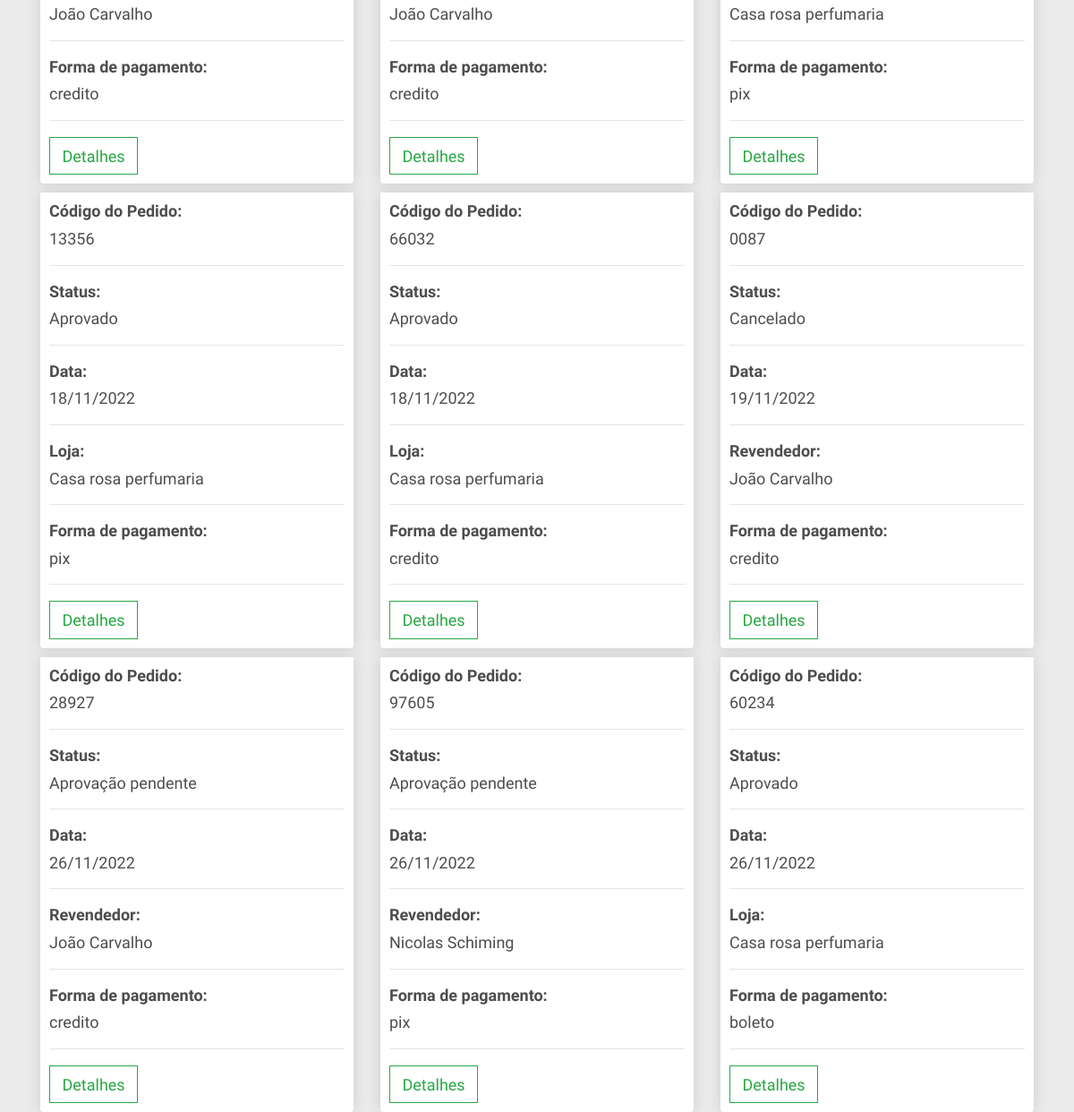
The page /pedidos/ (signed in, lower part) on the database as committed earlier.
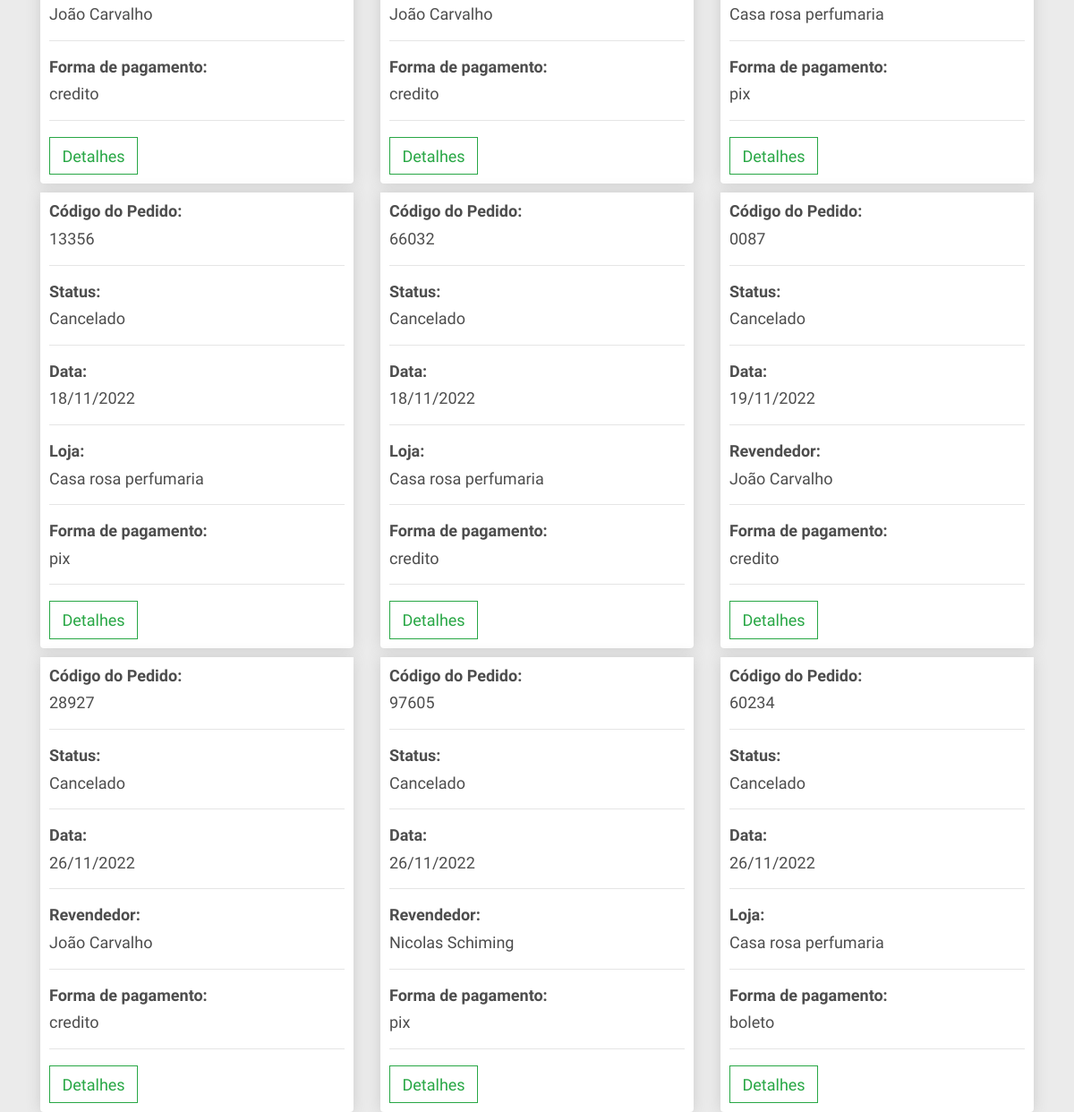
The same page on the database as committed later.
### vendas/models.py (models this page shows, shortened)
class Pedido(models.Model):
    cod_pedido = models.CharField(
        _("código do pedido"), max_length=100, null=True)
    APROV_PEND = "aprovacao_pendente"
    APROVADO = "aprovado"
    ENVIADO = "enviado"
    FINALIZADO = "finalizado"
    CANCELADO = "cancelado"
    opcoes_status = [
        (APROV_PEND, "Aprovação pendente"),
        (APROVADO, "Aprovado"),
        (ENVIADO, "Enviado"),
        (FINALIZADO, "Finalizado"),
        (CANCELADO, "Cancelado")
    ]
    status = models.CharField(choices=opcoes_status,
                              max_length=50, null=True, blank=True, default=APROV_PEND)
    completo = models.BooleanField(default=False)
    data = models.DateTimeField(
        _("data do pedido"), default=timezone.now, null=True, blank=True)
    subtotal = models.FloatField(
        _("valor pré-desconto do pedido"), null=True, blank=True)
    total = models.FloatField(
        _("valor total do pedido"), null=True, blank=True)
    CREDITO = "credito"
    DEBITO = "debito"
    PIX = "pix"
    BOLETO = "boleto"
    opcoes_pagamento = [
        (CREDITO, "Credito"),
        (DEBITO, "Debito"),
        (PIX, "Pix"),
        (BOLETO, "Boleto"),
    ]
    metodo_de_pagamento = models.CharField(
        choices=opcoes_pagamento, max_length=200, null=True, blank=True)
    franquia = models.ForeignKey(Franquia, verbose_name=_(
        "franquia"), on_delete=models.SET_NULL, null=True, blank=True)
    loja = models.ForeignKey(Loja, verbose_name=_(
        "loja"), on_delete=models.SET_NULL, null=True, blank=True)
    revendedor = models.ForeignKey(Revendedor, verbose_name=_(
        "revendedor"), on_delete=models.SET_NULL, null=True, blank=True)

class Loja(models.Model):
    user = models.OneToOneField(User, on_delete=models.CASCADE)
    cnpj = models.CharField(_("CNPJ"), max_length=15, unique=True, blank=True)
    nome = models.CharField(
        _("nome"), max_length=50, blank=True)
    nome_fantasia = models.CharField(
        _("nome fantasia"), max_length=50, blank=True)
    cep = models.CharField(
        _("CEP"), max_length=15, blank=True)
    uf = models.CharField(
        _("UF"), max_length=2, blank=True)
    cidade = models.CharField(
        _("cidade"), max_length=50, blank=True)
    bairro = models.CharField(
        _("bairro"), max_length=50, blank=True)
    logradouro = models.CharField(
        _("logradouro"), max_length=100, blank=True)
    numero = models.CharField(
        _("numero"), max_length=5, blank=True)
    telefone = models.CharField(
        _("telefone"), max_length=30, blank=True)
    is_aprovado = models.BooleanField(_('Aprovado'), default=False)
    franquia = models.ForeignKey(Franquia, verbose_name=_(
        "franquia"), on_delete=models.SET_NULL, null=True, blank=True)
    def __str__(self):
        return self.nome_fantasia

class Revendedor(models.Model):
    user = models.OneToOneField(
        User, on_delete=models.CASCADE)
    nome = models.CharField(_("Nome"), max_length=100, blank=True)
    cpf = models.CharField(_("CPF"), max_length=15, blank=True)
    telefone = models.CharField(_("Telefone"), max_length=15, blank=True)
    cep = models.CharField(
        _("CEP"), max_length=15, blank=True)
    uf = models.CharField(
        _("UF"), max_length=2, blank=True)
    cidade = models.CharField(
        _("cidade"), max_length=50, blank=True)
    bairro = models.CharField(
        _("bairro"), max_length=50, blank=True)
    logradouro = models.CharField(
        _("logradouro"), max_length=100, blank=True)
    numero = models.CharField(
        _("numero"), max_length=5, blank=True)
    datanasc = models.DateField(
        _("Data de nascimento"), auto_now=False, auto_now_add=False, blank=True)
    sexo = models.CharField(_("sexo"), choices=opcoes_sexo,
                            max_length=30, blank=True)
    supervisor = models.ForeignKey(Supervisor, verbose_name=_(
        "supervisor"), on_delete=models.SET_NULL, null=True, blank=True)
    def meta_iniciante():
        return Meta.objects.get(nivel=Meta.INICIANTE)
    meta = models.ForeignKey(
        Meta, on_delete=models.SET_NULL, null=True, blank=True, default=meta_iniciante)
    is_aprovado = models.BooleanField(_('Aprovado'), default=False)
    def __str__(self):
        return self.nome

### vendas/views.py (the view)
# urls.py: path('pedidos/', views.lista_pedidos, name='pedidos'),
@login_required
@user_passes_test(supervisor_franquia_check)
def lista_pedidos(request):
    pedidos = Pedido.objects.all().exclude(completo=False)
    if aprovado_check(request.user):
        return render(request, "vendas/pedidos.html", {'pedidos': pedidos})
    else:
        sweetify.info(request, 'por favor aguarde o cadastro ser aprovado')
        return redirect('vendas-home')

### users/models.py (called while the page is built)
    def __str__(self):
        return self.email

### vendas/utils.py (called while the page is built)
def aprovado_check(user):
    if hasattr(user, 'supervisor'):
        if user.supervisor.is_aprovado:
            return True
        else:
            return False
    elif hasattr(user, 'franquia'):
        if user.franquia.is_aprovado:
            return True
        else:
            return False
    elif hasattr(user, 'loja'):
        if user.loja.is_aprovado:
            return True
        else:
            return False
    elif hasattr(user, 'revendedor'):
        if user.revendedor.is_aprovado:
            return True
        else:
            return False

### vendas/views.py (called while the page is built)
def supervisor_franquia_check(user):
    if user.tipo == User.SUPERVISOR or user.tipo == User.FRANQUIA:
        return True
    else:
        return False

### vendas/templates/vendas/pedidos.html (shortened to what this page needs)
{% extends 'vendas/base.html' %}
{% load static %}
{% block content %}
	<div class="row">
		{% if not pedidos %}
		<br>
		<h2 class="ml-3"><strong>Nenhum pedido encontrado</strong></h2>
		{% else %}
			{% for pedido in pedidos %}
				<div class="col-lg-4">
					<div class="box-element product">
						<h6><strong>Código do Pedido:</strong></h6>
						<h6>{{pedido.cod_pedido}}</h6>
						<hr>
						<h6><strong>Status:</strong></h6>
						<h6>{{pedido.get_status_display}}</h6>
						<hr>
						<h6><strong>Data:</strong></h6>
						<h6>{{pedido.data|date:"d/m/Y" }}</h6>
						<hr>
						{% if pedido.revendedor %}
							<h6><strong>Revendedor:</strong></h6>
							<h6>{{pedido.revendedor}}</h6>
							<hr>
						{% elif pedido.loja %}
							<h6><strong>Loja:</strong></h6>
							<h6>{{pedido.loja}}</h6>
							<hr>
						{% endif %}
						<h6><strong>Forma de pagamento:</strong></h6>
						<h6>{{pedido.metodo_de_pagamento}}</h6>
						<hr>
						<a class="btn btn-outline-success" href="{% url 'detalhe_pedido' pedido.id %}">Detalhes</a>
					</div>
				</div>
			{% endfor %}
		{% endif %}
	</div>
{% endblock content %}

Rows that differ between the two databases and show on the page:
changed Pedido (number 4 of 9 on the later page): status "Aprovado" → "Cancelado"
changed Pedido (number 5 of 9 on the later page): status "Aprovado" → "Cancelado"
changed Pedido (number 7 of 9 on the later page): status "Aprovação pendente" → "Cancelado"
changed Pedido "Nicolas Schiming": status "Aprovação pendente" → "Cancelado"
changed Pedido "boleto": status "Aprovado" → "Cancelado"
